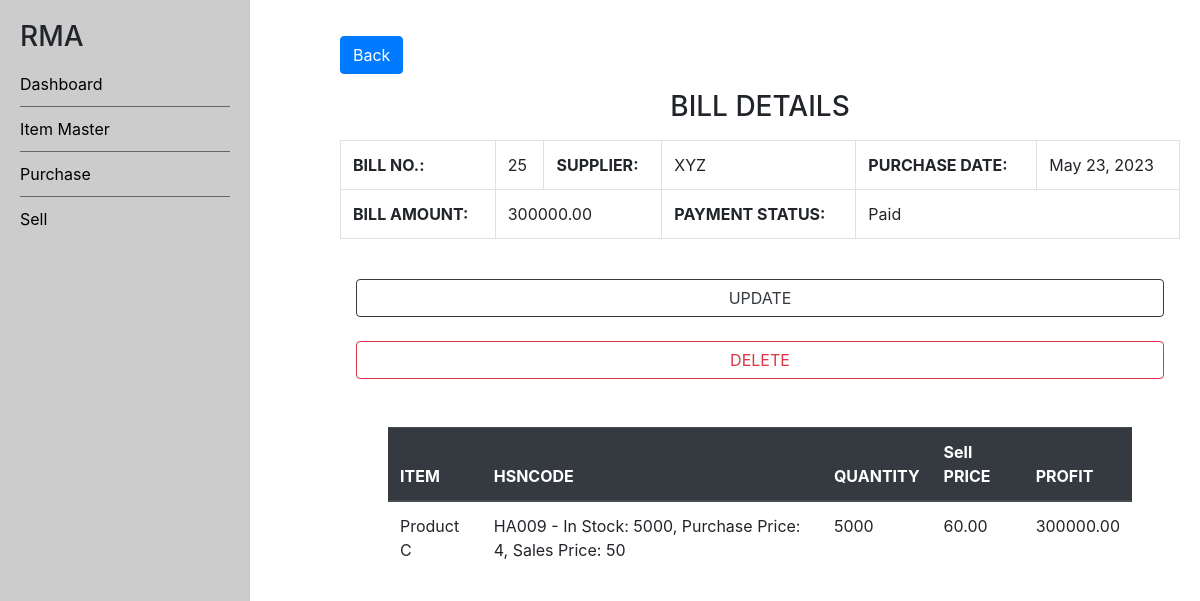
/app/sell/create/25/, run on the app's committed database.
### app/models.py (models this page shows, shortened)
class SellBill(models.Model):
    sell_bill_pk = models.AutoField(primary_key=True)
    sell_date = models.DateField(default=timezone.now())
    supplier = models.CharField(max_length=100)
    total_amount = models.DecimalField(max_digits=10, decimal_places=2, default=0)
    total_profit = models.DecimalField(max_digits=10, decimal_places=2, default=0)
    payment_status = models.CharField(max_length=25, choices=payment_status_choices, default="Pending")
    items = models.ManyToManyField(Item, through='SellItem')

class Item(models.Model):
    item_pk = models.AutoField(primary_key=True)
    item_name = models.CharField(max_length = 180)
    item_low_stock_alert = models.IntegerField(default=0)
    item_packaging_type =  models.CharField(max_length=7, choices=packging_types)
    hsncodes = models.ManyToManyField(HSNCode, blank=True, related_name='item', related_query_name='item')
    def __str__(self):
        return self.item_name

class HSNCode(models.Model):
    hsncode_pk = models.CharField(max_length=10, blank=False)
    in_stock = models.IntegerField(default=0)
    purchase_price = models.IntegerField(default=0)
    sell_price = models.IntegerField(default=0)
    stock_value = models.IntegerField(default=0)
    def __str__(self):
        return f"{self.hsncode_pk} - In Stock: {self.in_stock}, Purchase Price: {self.purchase_price}, Sales Price: {self.sell_price}"

class SellItem(models.Model):
    sell_bill = models.ForeignKey(SellBill, on_delete=models.CASCADE)
    item = models.ForeignKey(Item, on_delete=models.CASCADE)
    hsncode = models.ForeignKey(HSNCode, on_delete=models.CASCADE)
    quantity = models.IntegerField()
    sprice = models.DecimalField(max_digits=10, decimal_places=2)
    profit = models.DecimalField(max_digits=10, decimal_places=2, default=0)

### app/views.py (the view)
# urls.py: path('sell/create/<int:pk>/', ViewSellBill.as_view(),name="sell-bill-details"),
class ViewSellBill(APIView):
    def get(self, request, pk, *args, **kwargs):
        sell_bill = get_object_or_404(SellBill, pk=pk)
        bill_items_raw = SellItem.objects.filter(sell_bill=sell_bill)
        bill_items = []
        for item in bill_items_raw:
            bill_items.append({
                'item': item.item,
                'hsncode': item.hsncode,
                'quantity': item.quantity,
                'sprice': item.sprice,
                'profit': item.profit,
            })
        context = {
            'sell_bill': sell_bill,
            'bill_items': bill_items,
        }
        return render(request, 'app/sell_bill_details.html', context=context)

### app/templates/app/sell_bill_details.html
{% extends 'app/base.html' %}
{% block content %}
    <div class="main_content">
        <div class="row mt-3">
            <div class="col-md-7 col-sm-12 ">
                <a href="{% url 'sell' %}" class="btn btn-primary">Back</a>
            </div>
        </div>
        <h3 class="d-flex justify-content-center m-3">BILL DETAILS</h3>
            <table class="table table-bordered">
                <tbody>
                    <tr>
                        <th>BILL NO.:</th>
                        <td>{{sell_bill.sell_bill_pk}}</td>
                        <th>SUPPLIER:</th>
                        <td>{{sell_bill.supplier}}</td>
                        <th>PURCHASE DATE:</th>
                        <td>{{sell_bill.sell_date}}</td>
                    </tr>
                    <tr>
                        <th>BILL AMOUNT:</th>
                        <td colspan="2">{{sell_bill.total_amount}}</td>
                        <th>PAYMENT STATUS:</th>
                        <td colspan="2">{{sell_bill.payment_status}}</td>
                    </tr>
                </tbody>
            </table>
        <div class="m-3">
            <br>
            <a href="{% url 'update-sell-bill' sell_bill.sell_bill_pk %}" class="btn btn-outline-dark d-flex justify-content-center">UPDATE</a>
            <br>
            <a href="{% url 'delete-sell-bill' sell_bill.sell_bill_pk %}" class="btn btn-outline-danger d-flex justify-content-center">DELETE</a>
        </div>
        <div class="info m-5">
            <table class="table">
                <thead class="thead-dark">
                  <tr>
                    <th scope="col">ITEM</th>
                    <th scope="col">HSNCODE</th>
                    <th scope="col">QUANTITY</th>
                    <th scope="col">Sell PRICE</th>
                    <th scope="col">PROFIT</th>
                  </tr>
                </thead>
                <tbody>
                    {% for bill_item in bill_items %}
                        <tr>
                            <td scope="row">{{ bill_item.item }}</td>
                            <td scope="row">{{ bill_item.hsncode }}</td>
                            <td scope="row">{{ bill_item.quantity }}</td>
                            <td scope="row">{{ bill_item.sprice }}</td>
                            <td scope="row">{{ bill_item.profit }}</td>
                        </tr>
                    {% endfor %}
                </tbody>
              </table>
        </div>
    </div>
{% endblock content%}

### data on the page
SellBill: sell_bill_pk "25", supplier "XYZ", sell_date "May 23, 2023", total_amount "300000.00", payment_status "Paid"
Item: item "Product C", hsncode "HA009 - In Stock: 5000, Purchase Price: 4, Sales Price: 50", quantity "5000", sprice "60.00", profit "300000.00"
